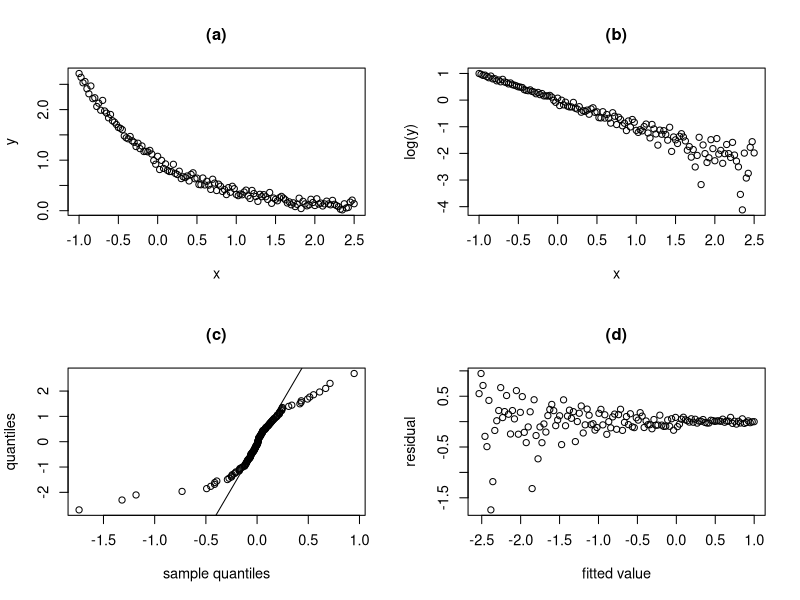

Source code (R):
#  Example 14.10 and Figure 14.15

x= seq(-1,2.5,.025)
n = length(x)
set.seed(3592)
y = exp(-x) + rnorm(n,sd=.06)

postscript("linearizing_sim.ps",width=6,height=5)  #  Figure 14.15
par(mfrow=c(2,2),cex.axis=1.05,cex.lab=1.05)
plot(x,y,main="(a)")
plot(x,log(y),main="(b)")
fit = lm(log(y)~x)
qqnorm(fit$res,datax=T,main="(c)",ylab="sample quantiles",xlab="theoretical
quantiles")
qqline(fit$res,datax=T)
plot(fit$fit,fit$res,xlab="fitted value",ylab="residual",main="(d)")
graphics.off()

summary(fit)
